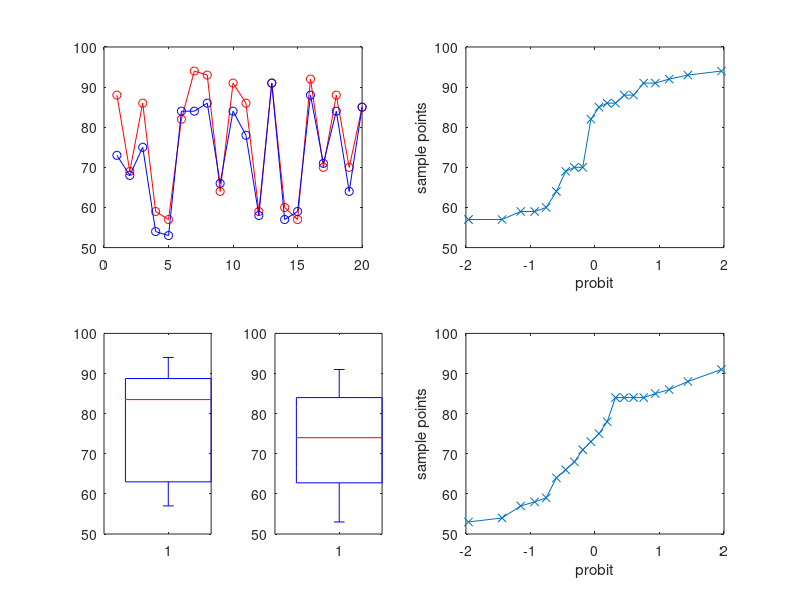

Here is the MATLAB script that generated this plot:
w1 = [88, 69, 86, 59, 57, 82, 94, 93, 64, 91, 86, 59, 91, 60, 57, 92, 70, 88, 70, 85];
w2 = [73, 68, 75, 54, 53, 84, 84, 86, 66, 84, 78, 58, 91, 57, 59, 88, 71, 84, 64, 85];

subplot(2,2,1);
plot(w1,'-ro');
hold on;
plot(w2,'-bo');

subplot(2,2,2);
qqplot(w1);
subplot(2,2,4);
qqplot(w2);

subplot(2,4,5);
boxplot(w1);
subplot(2,4,6);
boxplot(w2);

[p,h,stats] = signtest(w1,w2)